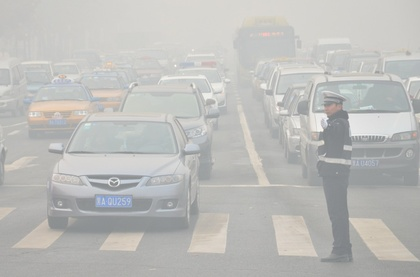
%> input picture traffic.jpg, 420 x 277 px, shrunk from 1152 x 760 before the run
$ octave main.m   (GNU Octave 9; MATLAB toolbox functions it lacks are replaced by stand-ins)
%> lines starting %> are read from the running program, lines starting %| are printed output that depends on the picture
%> further down, img is the input picture: size 277x420x3 uint8; mean R, G, B 188.8, 188.9, 186.3
### dehaze.m
function [dehazedImg, darkChannel, transmission] = dehaze(img)
% dehaze by dark channel prior
    radius = 7; % window radius
    omiga = 0.95; % dehaze weight
    [m, n, k] = size(img);
%> m = 277; n = 420; k = 3
    % calculate light for image
    if k == 3 % if image is color, light is the mean value of three channels
        RGBMin = min(img, [], 3);
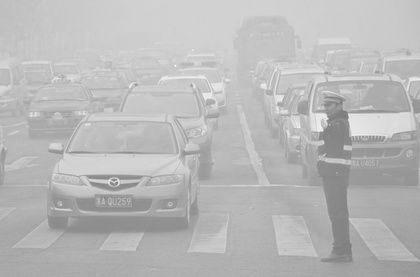
%> RGBMin: size 277x420 double; min 0.478, max 0.984, mean 0.725
        light = mean(img, 3);
    else % if not, light is its first (and only) channel value
        RGBMin = img(:, :, 1);
        light = img(:, :, 1);
    end
    % calculate dark channel
    darkChannel = zeros(m, n);
    for a = 1 : m
        for b = 1 : n
            pitch = RGBMin(max(1, a-radius) : min(m, a+radius), max(1, b-radius) : min(n, b+radius));
            darkChannel(a, b) = min(pitch(:));
        end
    end
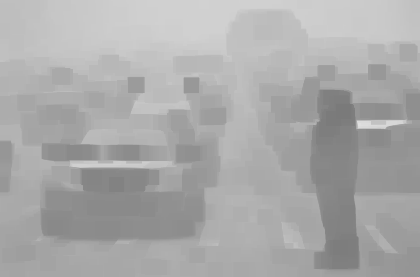
%> darkChannel: size 277x420 double; min 0.478, max 0.875, mean 0.666
    % choose pixels with 0.1% highest value of dark channel
    sortedDarkChannel = sort(darkChannel(:), 'descend');
    threshold = sortedDarkChannel(round(0.001*m*n));
%> threshold = 0.843
    brightestPixels = light;
    brightestPixels(darkChannel<threshold) = 0;
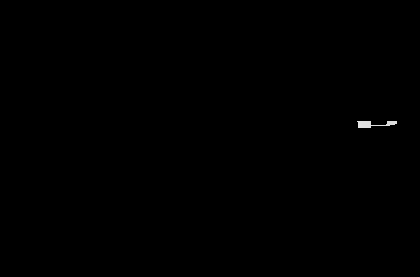
%> brightestPixels: size 277x420 double; min 0, max 0.89, mean 0.00113
    % choose the largest light from these pixels as atmospheric light
    [row, col] = find(brightestPixels==max(brightestPixels(:)), 1);
%> row = 125; col = 359
    atmosphericLight = img(row, col, :);
%> atmosphericLight = [0.89 0.89 0.89]
    % calculate the transmission
    transmission = 1 - omiga*min(darkChannel./atmosphericLight, [], 3);
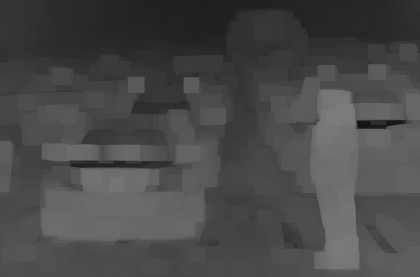
%> transmission: size 277x420 double; min 0.0667, max 0.489, mean 0.289
    % perform guided filter on the transmission
    r = 80;
    regularization = 0.01;
    % if you don't want to use buid-in function, uncomment second line below
%> the run ends on the next line
    transmission_filter = imguidedfilter(transmission, img, 'NeighborhoodSize',[r r], 'DegreeOfSmoothing', regularization*diff(getrangefromclass(img)).^2);
    % transmission_filter = guidedfilter(img, transmission, r, regularization);
    transmission = max(0.1, transmission_filter);
    % J = (I-A)/t+A
    dehazedImg= (img - atmosphericLight) ./ transmission + atmosphericLight;
end

### main.m
% Single Image Haze Removal Using Dark Channel Prior
% Algorithm author: Kaiming He, Jian Sun, and Xiaoou Tang
% MATLAB code author: Zephyr
% Date: 03/28/2018
clear;
close all;
clc;
img = imread('traffic.jpg');
img = double(img) / 255;
figure;
imshow(img);
title('Origial Image');
[dehazedImg, darkChannel, transmission] = dehaze(img);
